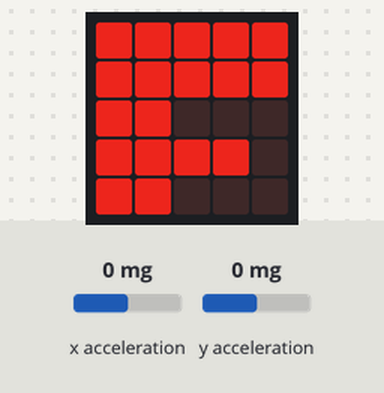
Bench run of a program on a simulated BBC micro:bit running MicroPython. Shown: the board's 5×5 LED display. Inputs (shaded band) come from the test bench; at power-on: x acceleration 0 mg, y acceleration 0 mg. Dim RGB values are drawn brighter than linear.

Above: at 1.2 s.
1.3 s: x acceleration set to 93 mg
2.8 s: x acceleration set to 110 mg
At 3.46 s:
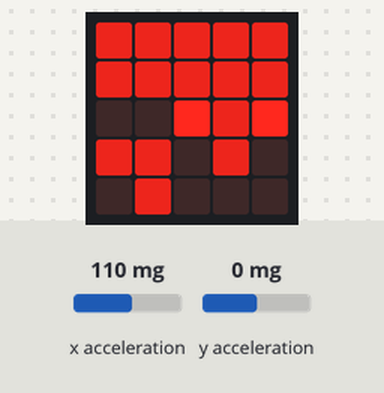
5.4 s: x acceleration set to -94 mg
6.9 s: x acceleration set to -105 mg
At 7.52 s:
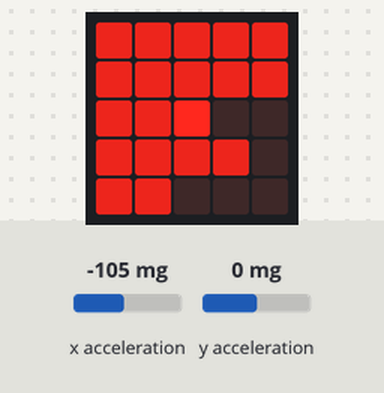
8.5 s: x acceleration set to 130 mg
At 9.16 s:
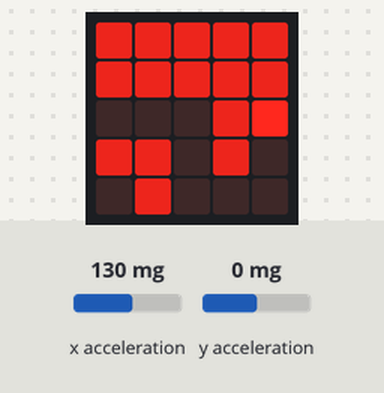
10.1 s: x acceleration set to -1440 mg
At 10.5 s:
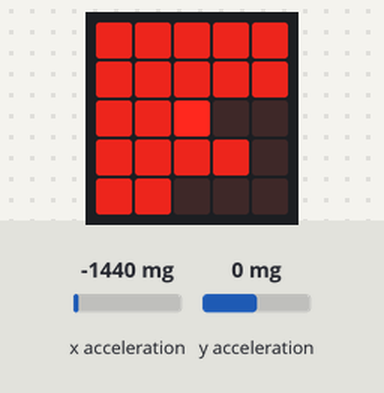
Timing chart, 0 to 13.1 s (numbered marks = the images above; inputs shaded):
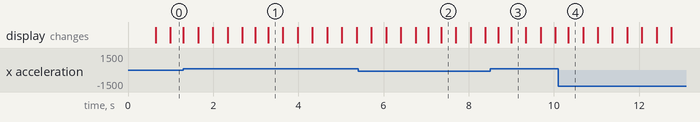

Measured:
- the behaviour switches between 100 and 101 mg on x acceleration (found by bisection; images 0 and 1)
- the behaviour switches between -100 and -101 mg on x acceleration (found by bisection; images 1 and 2)
- after the input at 2.8 s, the display: first changes after 0.19 s (image 1 shows a later state)
- after the input at 6.9 s, the display: first changes after 0.15 s (image 2 shows a later state)
- after the input at 8.5 s, the display: first changes after 0.19 s (image 3 shows a later state)
- after the input at 10.1 s, the display: changes after 0.24 s (image 4)

The program:

microbit_maze.py
```python
from microbit import *

# Change the maze if you want
# '#' are walls
# 'S' is the start
# 'G' is the goal (finish point)
# ' ' is empty space

maze = [
   "#################",
   "#S#         #   #",
   "# # # ### # # # #",
   "#   #   # #   # #",
   "# ##### # ### # #",
   "# #   # #   # # #",
   "# ### # ### ### #",
   "#     # # # #   #",
   "### ### # # # ###",
   "#G  #   #   #   #",
   "#################"
]


def pos_valid(pos_x, pos_y):
    if pos_x < 0:
        return False
    if pos_y < 0:
        return False
    if pos_x >= len(maze):
        return False
    if pos_y >= len(maze[pos_x]):
        return False
    return True


def update_display(pos_x, pos_y, blink):
    for x in range(-2, 3):
        for y in range(-2, 3):
            if x == 0 and y == 0:
                if blink == 1:
                    display.set_pixel(x+2, y+2, 9)
                else:
                    display.set_pixel(x+2, y+2, 0)
            elif pos_valid(pos_x+x, pos_y+y):
                c = maze[pos_x+x][pos_y+y]
                if c == "G":
                    display.set_pixel(x+2, y+2, 9)
                elif c == " " or c == "S":
                    display.set_pixel(x+2, y+2, 0)
                else:
                    display.set_pixel(x+2, y+2, 7)
            else:
                display.set_pixel(x+2, y+2, 7)


blink = 0
start_x = 1
start_y = 1
for x in range(0, len(maze)):
    for y in range(0, len(maze[x])):
        if maze[x][y] == 'S':
            start_x = x
            start_y = y
start_x = start_x * 8 + 4
start_y = start_y * 8 + 4
pos_x = start_x
pos_y = start_y

while True:
    if maze[int(pos_x/8)][int(pos_y/8)] == 'G':
        display.show(Image.HEART)
        sleep(1000)
        pos_x = start_x
        pos_y = start_y

    update_display(int(pos_x/8), int(pos_y/8), blink)
    blink = -blink + 1

    x = accelerometer.get_x()
    y = accelerometer.get_y()

    try_pos_x = pos_x
    try_pos_y = pos_y

    if x < -100:
        try_pos_x -= 1
    if x > 100:
        try_pos_x += 1

    if y < -100:
        try_pos_y -= 1
    if y > 100:
        try_pos_y += 1

    if pos_valid(int(try_pos_x/8), int(try_pos_y/8)):
        if maze[int(try_pos_x/8)][int(try_pos_y/8)] != "#":
            pos_x = try_pos_x
            pos_y = try_pos_y
 
```
